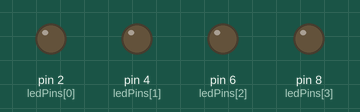
Recording of a sketch running on a simulated Arduino Uno, built with avr-gcc and run on an emulated ATmega328P. Parts: output pins drawn as LEDs (lit = HIGH).

Above: at 3.5 s.
At 5.5 s:
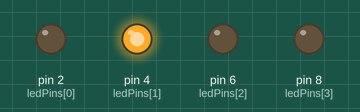
At 7.5 s:
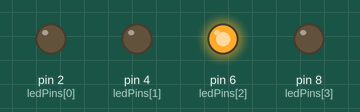
At 12.5 s:
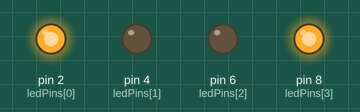
At 17.5 s:
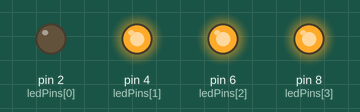
At 22.5 s:
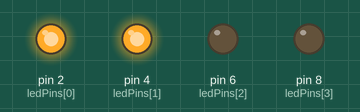
Timing chart, 0 to 23.8 s (numbered marks = the images above):
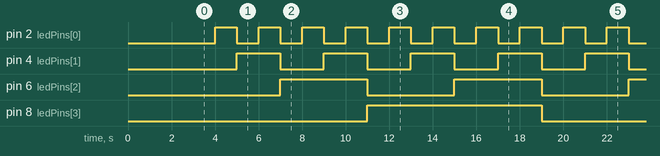

The sketch:

binary_counter.ino
```cpp
/*
BINARY COUNTER
This project uses 4 LEDs to display binary numbers from 0 to 15.
Each LED represents one bit.
*/

const byte ledPins[] = { 2, 4, 6, 8 };
byte liczba = 0;

void setup() {
  delay(3000);
  for(byte i=0; i<4; i++){
    pinMode(ledPins[i], OUTPUT);
  }
}

void loop() {
  for(byte i=0; i<16; i++){
    showBinary(i);
    delay(1000);
  }

}

//function that displays a number in binary
void showBinary(byte liczba){
  byte buf;
  //check each bit of the number
  for(byte i=0; i<4; i++){
    buf = liczba & (1 << i);
    if(buf > 0){
      digitalWrite(ledPins[i], HIGH);
    }else{
      digitalWrite(ledPins[i], LOW);
    }
  }
}
```

Measured:
- by itself, pin 2 (ledPins[0]): alternates HIGH for 1.0 s and LOW for 1.0 s
- by itself, pin 4 (ledPins[1]): alternates HIGH for 2.0 s and LOW for 2.0 s
- by itself, pin 6 (ledPins[2]): alternates HIGH for 4.0 s and LOW for 4.0 s
- by itself, pin 8 (ledPins[3]): alternates HIGH for 8.0 s and LOW for 8.0 s
